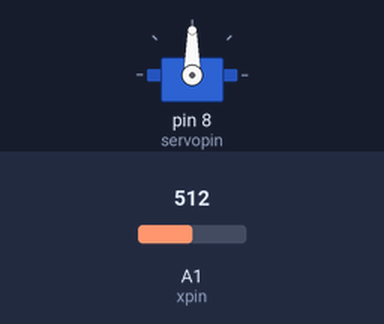
Recording of a sketch running on a simulated Arduino Uno, built with avr-gcc and run on an emulated ATmega328P. On the bench: servo. Inputs (shaded band) come from the test bench; at power-on: A1 (xpin) = 512.

Above: at 1.2 s.
1.3 s: A1 (xpin) set to 716
At 2.5 s:
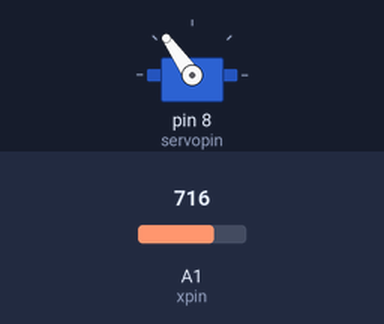
2.8 s: A1 (xpin) set to 900
At 3.7 s:
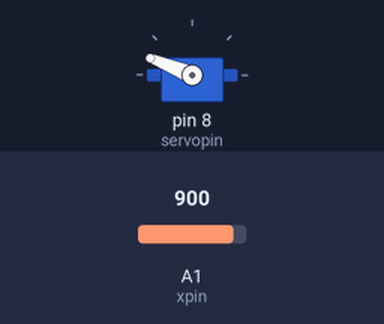
4.3 s: A1 (xpin) set to 1023
At 4.8 s:
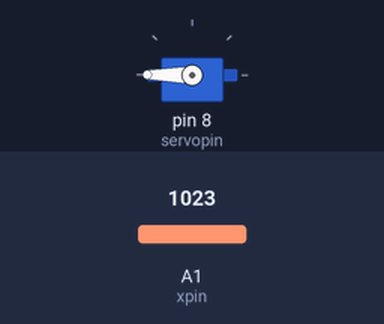
5.8 s: A1 (xpin) set to 306
At 7.0 s:
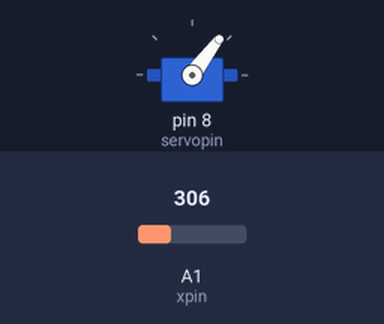
7.3 s: A1 (xpin) set to 122
At 8.3 s:
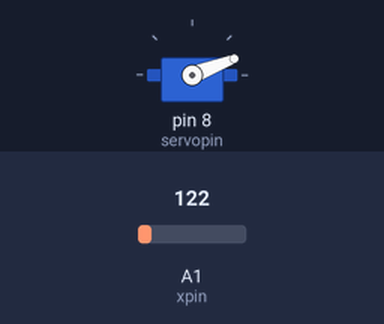
Timing chart, 0 to 9.8 s (numbered marks = the images above; inputs shaded):
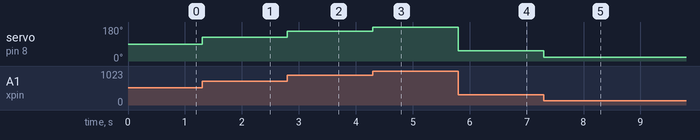

Measured:
- after the input at 1.3 s, servo on pin 8 (servopin): 90° → 125° at once
- after the input at 2.8 s, servo on pin 8 (servopin): 125° → 158° at once
- after the input at 4.3 s, servo on pin 8 (servopin): 158° → 180° at once
- after the input at 5.8 s, servo on pin 8 (servopin): 180° → 53° at once
- after the input at 7.3 s, servo on pin 8 (servopin): 53° → 21° at once

The sketch:

SERVO_CONTROL_BY_JOYSTICK.ino
```cpp
#include<Servo.h>
int servopin=8;
float servopos;
Servo myservo;

int xpin=A1;
int xval;
void setup() {
  // put your setup code here, to run once:
myservo.attach(servopin);
pinMode(xpin,INPUT);
Serial.begin(9600);
}

void loop() {
  // put your main code here, to run repeatedly:
xval=analogRead(xpin);
servopos=(180./1023.)*xval;
myservo.write(servopos);
}
```
